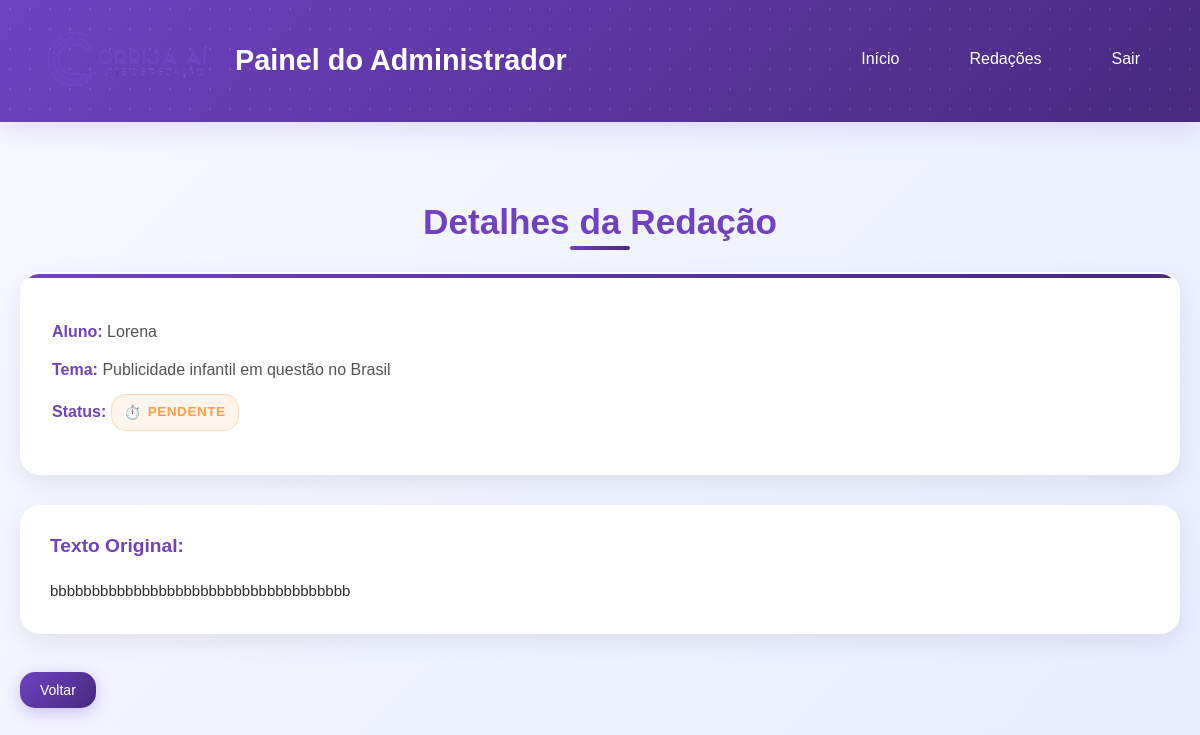
Page /admin/ver_redacao.php?id=redacao_68c30daa509d32.46166696 (signed in) on the committed database.
### tables this page shows
CREATE TABLE IF NOT EXISTS `redacoes` (
  `id` varchar(255) NOT NULL,
  `usuario_id` int NOT NULL,
  `aluno_nome` varchar(100) NOT NULL,
  `tema` varchar(255) NOT NULL,
  `titulo` varchar(255) DEFAULT NULL,
  `texto` text NOT NULL,
  `data_envio` datetime NOT NULL,
  `status` varchar(50) NOT NULL DEFAULT 'pendente',
  `c1` int DEFAULT '0',
  `c2` int DEFAULT '0',
  `c3` int DEFAULT '0',
  `c4` int DEFAULT '0',
  `c5` int DEFAULT '0',
  `nota_final` int DEFAULT '0',
  `comentarios` text,
  `pontos_fortes` text,
  `pontos_melhoria` text,
  PRIMARY KEY (`id`),
  KEY `usuario_id` (`usuario_id`)
);

### admin/ver_redacao.php (the view, shortened to what this page needs)
<?php
require_once '../config.php';
$redacao_id = $_GET['id'] ?? null;
$stmt = $pdo->prepare("SELECT * FROM redacoes WHERE id = ?");
$stmt->execute([$redacao_id]);
$redacao = $stmt->fetch(PDO::FETCH_ASSOC);
?>
<!DOCTYPE html>
<html lang="pt-br">
<head>
    <link rel="stylesheet" href="css/style.css">
</head>
<body>
    <?php include 'header.php'; ?>
    <div class="container">
        <h2>Detalhes da Redação</h2>
        <div class="redacao-info">
            <p><strong>Aluno:</strong> <?php echo htmlspecialchars($redacao['aluno_nome']); ?></p>
            <p><strong>Tema:</strong> <?php echo htmlspecialchars($redacao['tema']); ?></p>
            <p><strong>Status:</strong> <span class="status-<?php echo $redacao['status']; ?>"><?php echo ucfirst($redacao['status']); ?></span></p>
        </div>
        <div class="texto-redacao">
            <h4>Texto Original:</h4>
            <p style="white-space: pre-wrap;"><?php echo htmlspecialchars($redacao['texto']); ?></p>
        </div>
        <br>
        <a href="redacoes.php" class="btn">Voltar</a>
    </div>
</body>
</html>

### admin/css/style.css (style rules this page uses)
:root { --mainColor: #6f42c1; --hoverColor: #47297e; --backgroundColor: #ffffff; --darkOne: #6f42c1; --darkTwo: #45424b; --lightOne: #2e2e2e; --lightTwo: #535353; --successColor: #10ac84; --warningColor: #feca57; --pendingColor: #ff9f43; --errorColor: #e74c3c; }
*, *::before, *::after { padding: 0; margin: 0; box-sizing: border-box; font-family: "Poppins", sans-serif; }
body { font-family: "Poppins", sans-serif; background: linear-gradient(135deg, #f8f9ff, #e8ecff); color: var(--lightOne); min-height: 100vh; }
.container { max-width: 1400px; margin: 0 auto; padding: 40px 20px; }
h2 { font-size: 2.2rem; font-weight: 700; color: var(--darkOne); margin-bottom: 30px; text-align: center; position: relative; }
h2::after { content: ''; position: absolute; bottom: -8px; left: 50%; transform: translateX(-50%); width: 60px; height: 4px; background: linear-gradient(135deg, var(--mainColor), var(--hoverColor)); border-radius: 2px; }
.status-pendente, .status-corrigida { display: inline-flex; align-items: center; gap: 6px; padding: 6px 12px; border-radius: 15px; font-weight: 600; font-size: 0.85rem; text-transform: uppercase; letter-spacing: 0.5px; }
.status-pendente { background: rgba(255, 159, 67, 0.1); color: var(--pendingColor); border: 1px solid rgba(255, 159, 67, 0.3); }
.status-pendente::before { content: '⏱️'; font-size: 14px; }
.btn { display: inline-flex; align-items: center; gap: 8px; padding: 10px 20px; color: white; background: linear-gradient(135deg, var(--mainColor), var(--hoverColor)); border-radius: 15px; text-decoration: none; transition: all 0.3s ease; font-weight: 500; font-size: 14px; border: none; cursor: pointer; box-shadow: 0 4px 15px rgba(111, 66, 193, 0.3); position: relative; overflow: hidden; }
.btn::before { content: ''; position: absolute; top: 0; left: -100%; width: 100%; height: 100%; background: linear-gradient(90deg, transparent, rgba(255, 255, 255, 0.2), transparent); transition: left 0.5s; }
.redacao-info { background: white; padding: 30px; border-radius: 20px; margin-bottom: 30px; box-shadow: 0 8px 25px rgba(0, 0, 0, 0.08); border: 2px solid transparent; transition: all 0.3s ease; position: relative; overflow: hidden; }
.redacao-info::before { content: ''; position: absolute; top: 0; left: 0; right: 0; height: 4px; background: linear-gradient(135deg, var(--mainColor), var(--hoverColor)); }
.redacao-info p { margin-bottom: 12px; line-height: 1.6; color: var(--lightTwo); }
.redacao-info strong { color: var(--darkOne); }
.texto-redacao { background: white; padding: 30px; border-radius: 20px; box-shadow: 0 8px 25px rgba(0, 0, 0, 0.08); margin-bottom: 20px; }
.texto-redacao h4 { color: var(--darkOne); margin-bottom: 20px; font-size: 1.2rem; font-weight: 600; }
.texto-redacao p { line-height: 1.8; color: var(--lightOne); font-size: 15px; }

### rows in the picture
redacoes: aluno_nome "Lorena", tema "Publicidade infantil em questão no Brasil", status "PENDENTE", texto "bbbbbbbbbbbbbbbbbbbbbbbbbbbbbbbbbbbb"
